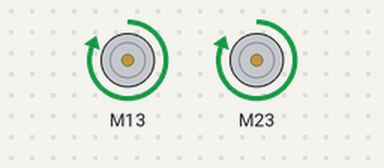
The sketch below on a simulated Arduino Uno, built with avr-gcc and run on an emulated ATmega328P. On the bench: 2 × DC motor (green arrow = forward, orange = backward, longer = faster). What the sketch prints to the serial monitor is not drawn.

Above: at 7.5 s.
At 11.0 s:
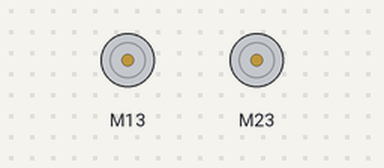
Timing chart, 0 to 14.1 s (numbered marks = the images above):
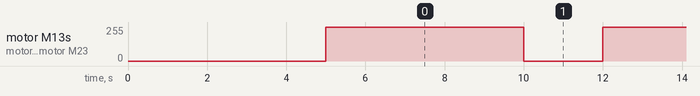

The sketch:

main.ino
```cpp
#include <TB6612FNG.h>

#define AIN1 13
#define BIN1 23
#define AIN2 14
#define BIN2 19
#define PWMA 25
#define PWMB 18
#define STBY 33

//motor A is the left side motor
//red line is A1, black line is A2
//motor B is the right side motor
//red line is B2, black line is B1
Tb6612fng motors(STBY, AIN1, AIN2, PWMA, BIN1, BIN2, PWMB);

void setup() {
  // put your setup code here, to run once:
  Serial.begin(115200);
  delay(5000);
  Serial.println("starting setup");
  motors.begin();
  Serial.println("finished setup");
}

void loop() {
  Serial.println("moving forward for 5 seconds");
  motors.drive(1.0, 1.0, 5000);
  delay(2000);
}
```

Measured:
- by itself, motor M13, motor M23: alternates forward 255/255 for 5.0 s and stopped for 2.0 s
